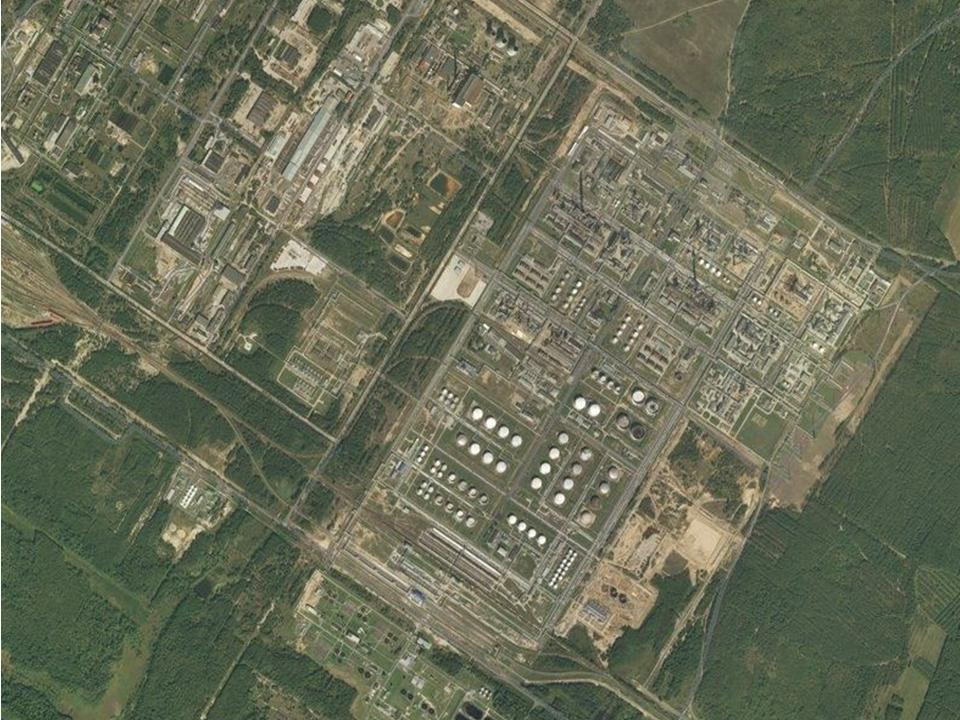
#> input picture lab 5/Lab_work_5/im_segment/sentinel_2022.jpg, 960 x 720 px
$ python im_segment.py
#> lines starting #> are read from the running program, lines starting #| are printed output that depends on the picture; after the words box and inside, x2 and y2 are one past the last pixel; in counts of white or black regions, pixels touching at a corner belong together
'''
Сегментація зображень
'''


import numpy as np
import cv2
from matplotlib import pyplot as plt
from scipy import ndimage

# --------------------------- Сегментація на основі порога OTSU -------------------------------
def Segment_Otsu (FileIm):
    # --------  завантаження файла
#> called with FileIm = 'sentinel_2022.jpg'
    img = cv2.imread(FileIm)
#> img is the input picture: shape (720, 960, 3); mean B, G, R 87, 108.6, 104.6
    b, g, r = cv2.split(img)
    rgb_img = cv2.merge([r, g, b])
    gray = cv2.cvtColor(img, cv2.COLOR_BGR2GRAY)
    ret, thresh = cv2.threshold(gray, 0, 255, cv2.THRESH_BINARY_INV + cv2.THRESH_OTSU)
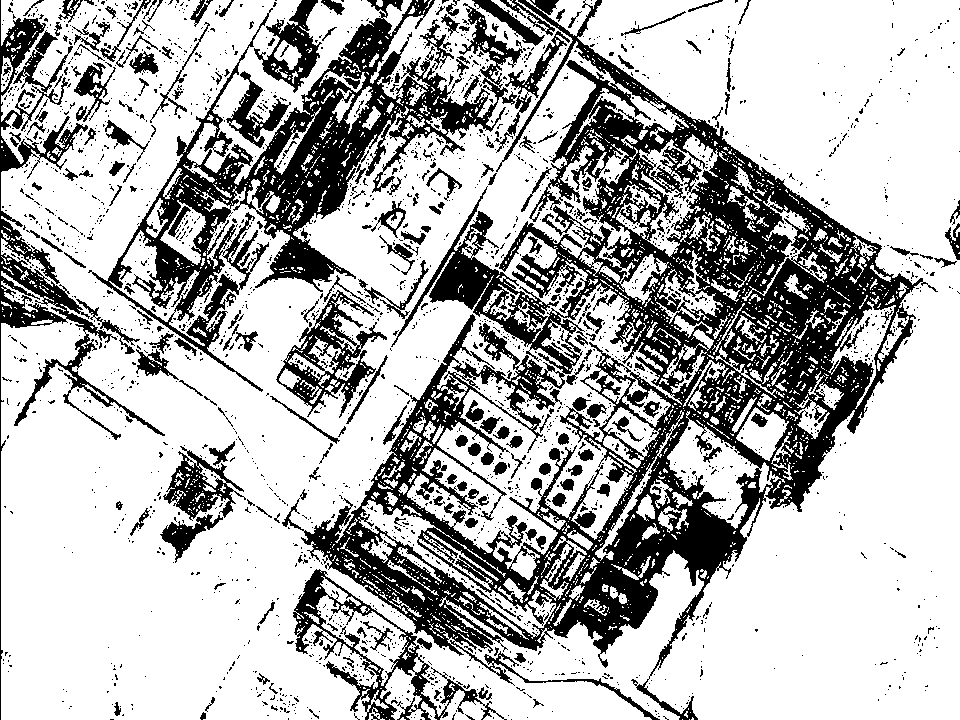
#> thresh: shape (720, 960); 71.2% white; 2502 black regions (2259 under 20 px), largest, box (x1, y1, x2, y2) and area: (282, 0, 938, 720) 110431, (88, 0, 523, 392) 32953, (0, 0, 165, 720) 10391
#> ret = 116


    #--------  фільтрація шуму
    kernel = np.ones((2, 2), np.uint8)
    closing = cv2.morphologyEx(thresh, cv2.MORPH_CLOSE, kernel, iterations=2)
#> closing: shape (720, 960); 77.8% white; 980 black regions (493 under 20 px), largest, box (x1, y1, x2, y2) and area: (614, 151, 919, 421) 22644, (546, 373, 786, 654) 15185, (238, 20, 426, 287) 13325
    #------- контраст фону
    sure_bg = cv2.dilate(closing, kernel, iterations=3)
#> sure_bg: shape (720, 960); 92.6% white; 1429 black regions (1142 under 20 px), largest, box (x1, y1, x2, y2) and area: (559, 497, 748, 638) 6626, (0, 0, 28, 720) 2848, (297, 120, 393, 231) 2253
    #------- пошук області переднього плану
    dist_transform = cv2.distanceTransform(sure_bg, cv2.DIST_L2, 3)
    #------- визначення порогу за відношенням фон/передній план
    ret, sure_fg = cv2.threshold(dist_transform, 0.1 * dist_transform.max(), 255, 0)
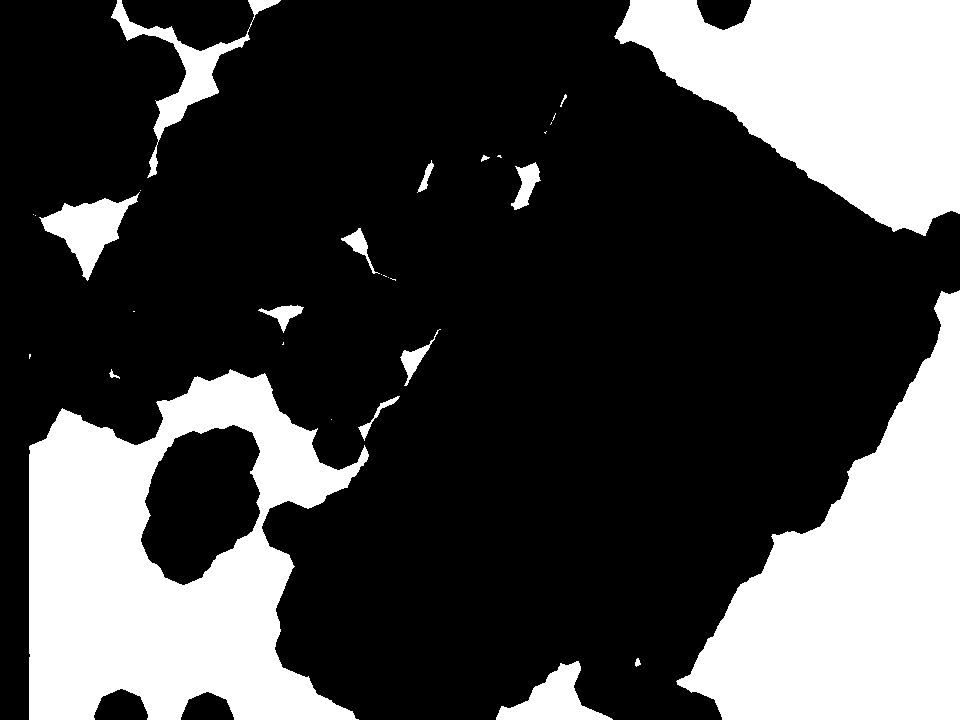
#> sure_fg: shape (720, 960) float32; 28% white; 31 white regions (15 under 20 px), largest, box (x1, y1, x2, y2) and area: (29, 369, 369, 720) 68369, (676, 290, 960, 720) 60770, (614, 0, 960, 236) 50618
#> ret = 25.65
    #------- робота з іншою ділянкою
    sure_fg = np.uint8(sure_fg)
    unknown = cv2.subtract(sure_bg, sure_fg)
    #------- маркування
    ret, markers = cv2.connectedComponents(sure_fg)
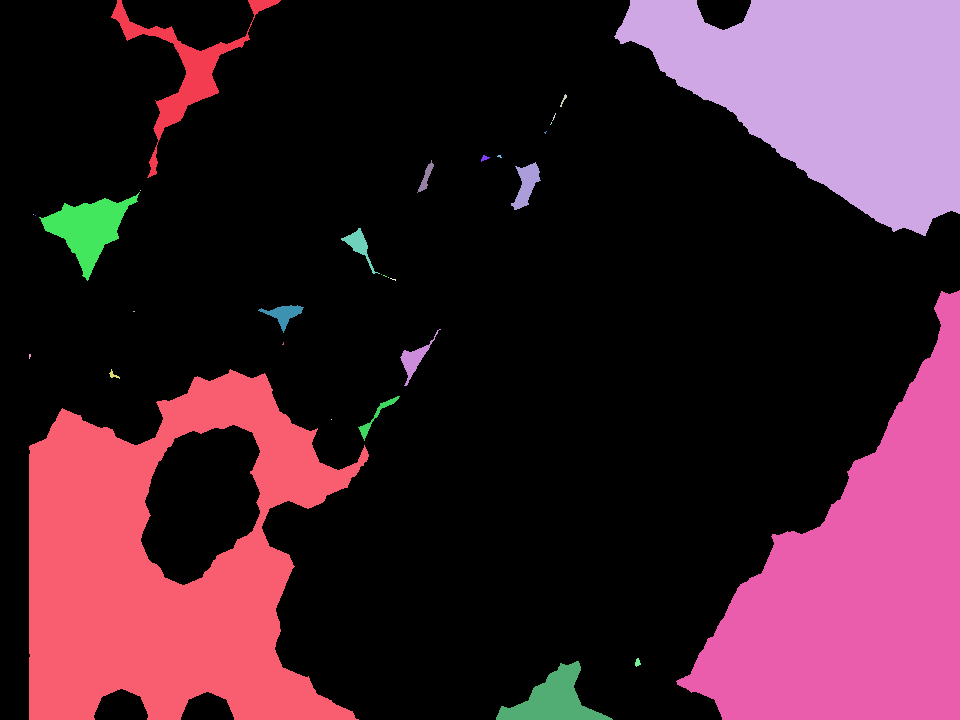
#> markers: shape (720, 960) int32; 32 distinct labels, from 0 to 31; one colour per label, 0 black
#> ret = 32
    #------- додавання дельти до міток для позбавленнявід "0"
    markers = markers + 1
#> markers: shape (720, 960) int32; 32 distinct labels, from 1 to 32
    #------- метка невідомої області "0"
    markers[unknown == 255] = 0
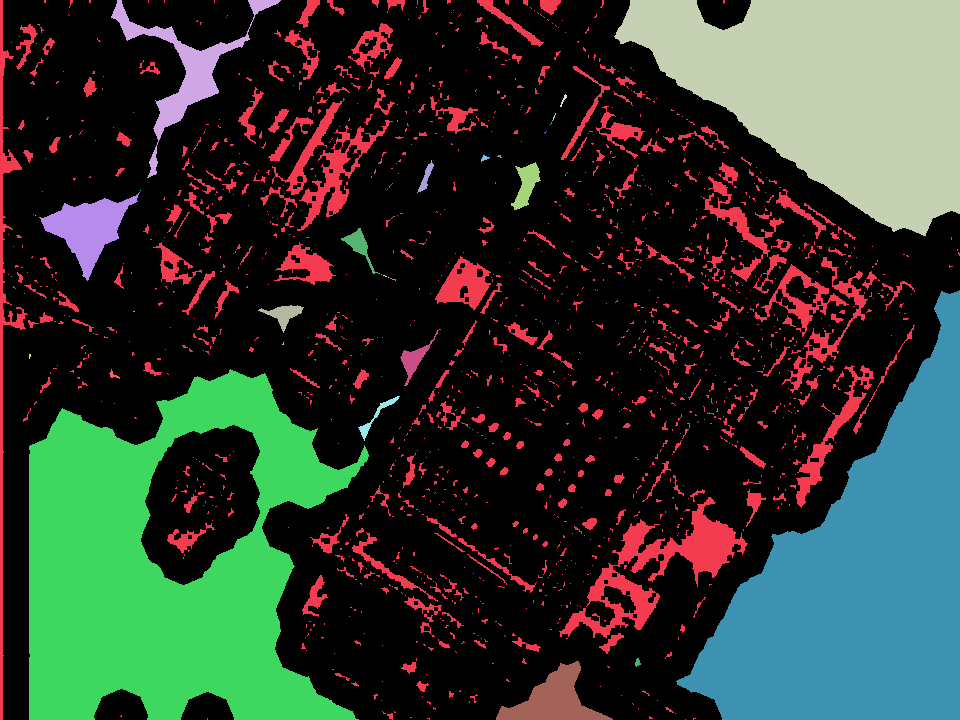
#> markers: shape (720, 960) int32; 33 distinct labels, from 0 to 32; one colour per label, 0 black
    markers = cv2.watershed(img, markers)
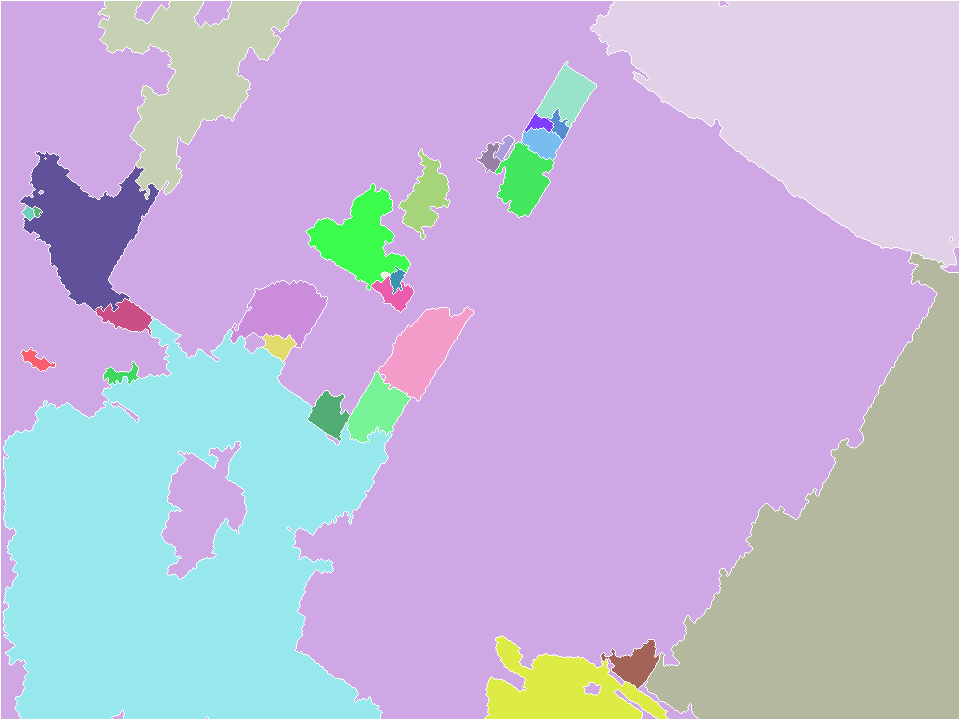
#> markers: shape (720, 960) int32; 33 distinct labels, from -1 to 32; one colour per label, 0 black, -1 white
    img[markers == -1] = [255, 0, 0]
#> img: shape (720, 960, 3); 1.65% of pixels changed, all inside (x1, y1, x2, y2) = (0, 0, 960, 720)


    # ------- відображення результату
    plt.subplot(121), plt.imshow(rgb_img)
    plt.title('Input Image'), plt.xticks([]), plt.yticks([])
    # plt.subplot(122), plt.imshow(thresh, 'gray')
    plt.subplot(122), plt.imshow(img, 'gray')
    cv2.imwrite("segmentOTSU.jpg", img)
    plt.title("Otsu's binary threshold"), plt.xticks([]), plt.yticks([])
    plt.tight_layout()
    plt.show()
#> figure, not shown here; B, G, R data is drawn as R, G, B

    return


# ----------- Сегментація на основі виявлення меж за оператором Роберта (векторізація) -------------------
def Segment_Robert (FileIm):
    # --------  оператор Роберта
#> called with FileIm = 'sentinel_2022.jpg'
    roberts_cross_v = np.array([[1, 0], [0, -1]])
    roberts_cross_h = np.array([[0, 1], [-1, 0]])
    # --------  завантаження файла
    img = cv2.imread(FileIm, 0).astype('float64')
#> img: shape (720, 960) float64; min 34, max 255, mean 104.9
    img /= 255.0
    img_rbg = cv2.imread(FileIm)
    b, g, r = cv2.split(img_rbg)
    rgb_img = cv2.merge([r, g, b])

    # --------  прохід оператором Роберта
    vertical = ndimage.convolve(img, roberts_cross_v)
    horizontal = ndimage.convolve(img, roberts_cross_h)
    # --------  градіентне перетворення
    edged_img = np.sqrt(np.square(horizontal) + np.square(vertical))
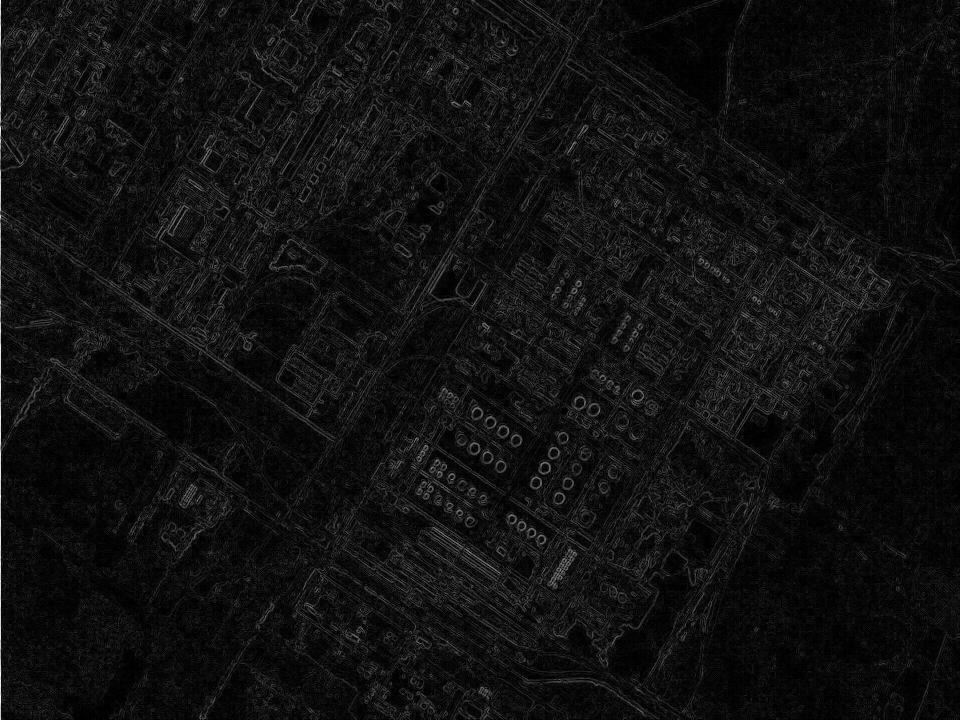
#> edged_img: shape (720, 960) float64; min 0, max 1.11, mean 0.0739; drawn with min black and max white
    edged_img *= 255

    # ------- відображення результату
    plt.subplot(121), plt.imshow(rgb_img)
    plt.title('Input Image'), plt.xticks([]), plt.yticks([])
    plt.subplot(122), plt.imshow(edged_img, 'gray')
    cv2.imwrite("segmentRobert.jpg", edged_img)
    plt.title("Robert operator"), plt.xticks([]), plt.yticks([])
    plt.tight_layout()
    plt.show()

    return


# ------------------------------- Сегментация по kmeans ---------------------------------
def Segment_kmeans (FileIm):
    # --------  завантаження файла
    img = cv2.imread(FileIm)
    img_rbg = cv2.imread(FileIm)
#> (the run stopped early here; a loop or call above may not have finished)
